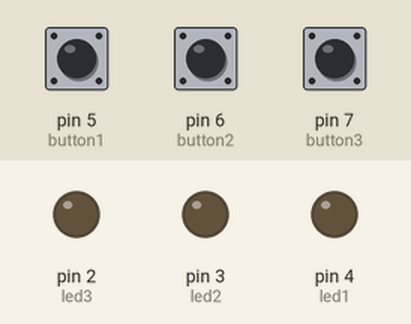
Recording of a sketch running on a simulated Arduino Uno, built with avr-gcc and run on an emulated ATmega328P. Parts: output pins drawn as LEDs (lit = HIGH). Dashed ring = blinking. The test bench sets the inputs (shaded band); at power-on: pin 5 (button1) LOW, pin 7 (button3) LOW, pin 6 (button2) LOW.

Above: at 1.2 s.
1.3 s: pin 5 (button1) pulled HIGH for 0.15 s
At 1.8 s:
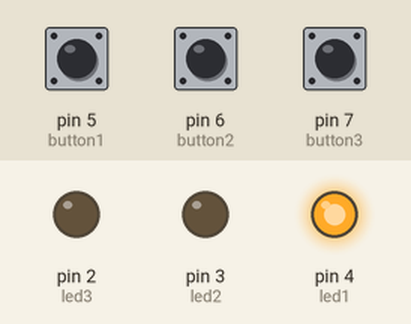
At 3.2 s:
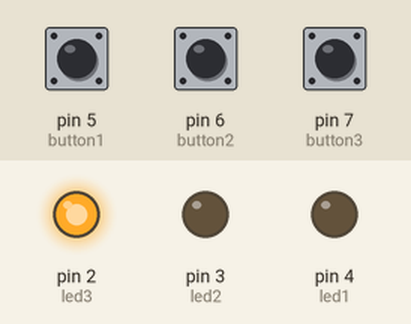
4.4 s: pin 7 (button3) pulled HIGH for 0.15 s
At 5.4 s:
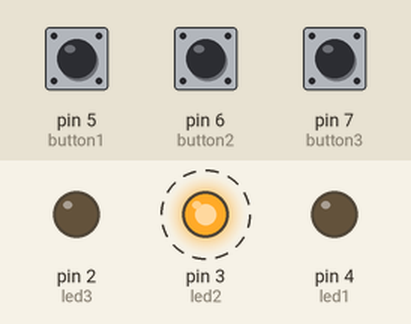
7.5 s: pin 7 (button3) pulled HIGH for 3.2 s
12.2 s: pin 5 (button1) pulled HIGH for 3.2 s
Timing chart, 0 to 17.8 s (numbered marks = the images above; inputs shaded):
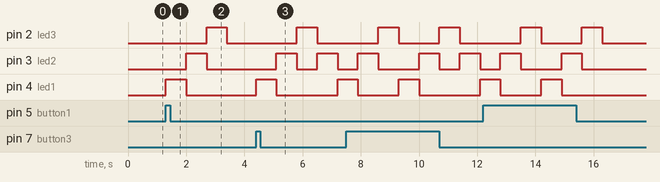

The sketch:

D_ke_kanan__ke_kiri__dan_bolakbalik_+_3_button__challenge_3_.ino
```cpp
const int button1 = 5;
const int button2 = 6;
const int button3 = 7;
const int led1 = 4;
const int led2 = 3;
const int led3 = 2;

void setup() {
  //
  pinMode(button1, INPUT);
  pinMode(button2, INPUT);
  pinMode(button3, INPUT);

  //
  pinMode(led1, OUTPUT);
  pinMode(led2, OUTPUT);
  pinMode(led3, OUTPUT);
}

void loop() {
  // Jika tombol ditekan
  if (digitalRead(button1) == HIGH) {

    // Menyalakan LED 1
    digitalWrite(led1, HIGH);
    delay(700); //
    digitalWrite(led1, LOW); //

    // Menyalakan LED 2
    digitalWrite(led2, HIGH);
    delay(700); //
    digitalWrite(led2, LOW); //

    // Menyalakan LED 3
    digitalWrite(led3, HIGH);
    delay(700); //
    digitalWrite(led3, LOW); //
  }

  if (digitalRead(button2) == HIGH) {
    // Menyalakan LED 1
    digitalWrite(led3, HIGH);
    delay(700); //
    digitalWrite(led3, LOW); //

    // Menyalakan LED 2
    digitalWrite(led2, HIGH);
    delay(700); //
    digitalWrite(led2, LOW); //

    // Menyalakan LED 3
    digitalWrite(led1, HIGH);
    delay(700); //
    digitalWrite(led1, LOW); //
  }

  if (digitalRead(button3) == HIGH) {
    // Menyalakan LED 1
    digitalWrite(led1, HIGH);
    delay(700); //
    digitalWrite(led1, LOW); //

    // Menyalakan LED 2
    digitalWrite(led2, HIGH);
    delay(700); //
    digitalWrite(led2, LOW); //

    // Menyalakan LED 3
    digitalWrite(led3, HIGH);
    delay(700); //
    digitalWrite(led3, LOW); //

    // Menyalakan LED 2
    digitalWrite(led2, HIGH);
    delay(700); //
    digitalWrite(led2, LOW); //

    // Menyalakan LED 1
    digitalWrite(led1, HIGH);
    delay(700); //
    digitalWrite(led1, LOW); //

    // Menyalakan LED 2
    digitalWrite(led2, HIGH);
    delay(700); //
    digitalWrite(led2, LOW); //

    // Menyalakan LED 3
    digitalWrite(led3, HIGH);
    delay(700); //
    digitalWrite(led3, LOW); //

  }

}
```

Measured:
- after the input at 1.3 s, pin 2 (led3): LOW → HIGH after 1.4 s, → LOW 0.70 s later; pin 3 (led2): LOW → HIGH after 0.70 s, → LOW 0.70 s later; pin 4 (led1): LOW → HIGH at once, → LOW 0.70 s later
- after the input at 4.4 s, pin 2 (led3): LOW → HIGH after 1.4 s, → LOW 0.70 s later; pin 3 (led2): alternates HIGH for 0.70 s and LOW for 0.70 s, starting after 0.70 s; pin 4 (led1): LOW → HIGH at once, → LOW 0.70 s later, → HIGH 2.1 s later
